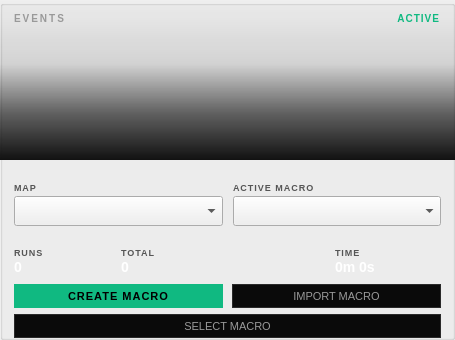
     <widget class="QGroupBox" name="eventsModeGroup">
      <property name="geometry">
       <rect>
        <x>507</x>
        <y>430</y>
        <width>455</width>
        <height>340</height>
       </rect>
      </property>
      <property name="title">
       <string/>
      </property>
      <widget class="QFrame" name="eventsImageFrame">
       <property name="geometry">
        <rect>
         <x>0</x>
         <y>0</y>
         <width>455</width>
         <height>160</height>
        </rect>
       </property>
       <property name="styleSheet">
        <string>border: none; background-repeat: no-repeat; background-position: center;</string>
       </property>
      </widget>
      <widget class="QFrame" name="eventsImageOverlay">
       <property name="geometry">
        <rect>
         <x>0</x>
         <y>0</y>
         <width>455</width>
         <height>160</height>
        </rect>
       </property>
       <property name="styleSheet">
        <string>background: qlineargradient(x1:0, y1:0, x2:0, y2:1, stop:0 rgba(17,17,17,0), stop:0.4 rgba(17,17,17,30), stop:0.7 rgba(17,17,17,160), stop:1 rgba(17,17,17,255)); border: none;</string>
       </property>
      </widget>
      <widget class="QLabel" name="eventsModeLabel">
       <property name="geometry">
        <rect>
         <x>14</x>
         <y>10</y>
         <width>80</width>
         <height>16</height>
        </rect>
       </property>
       <property name="styleSheet">
        <string>color: #999; font-size: 10px; font-weight: 700; letter-spacing: 2px; background: transparent;</string>
       </property>
       <property name="text">
        <string>EVENTS</string>
       </property>
      </widget>
      <widget class="QLabel" name="eventsActiveLabel">
       <property name="geometry">
        <rect>
         <x>360</x>
         <y>10</y>
         <width>80</width>
         <height>16</height>
        </rect>
       </property>
       <property name="styleSheet">
        <string>color: #10b981; font-size: 10px; font-weight: 700; letter-spacing: 1px; background: transparent;</string>
       </property>
       <property name="text">
        <string>ACTIVE</string>
       </property>
       <property name="alignment">
        <set>Qt::AlignRight|Qt::AlignVCenter</set>
       </property>
      </widget>
      <widget class="QLabel" name="eventsMapLabel">
       <property name="geometry">
        <rect>
         <x>14</x>
         <y>180</y>
         <width>60</width>
         <height>14</height>
        </rect>
       </property>
       <property name="styleSheet">
        <string>color: #555; font-size: 9px; font-weight: 600; letter-spacing: 1px; background: transparent;</string>
       </property>
       <property name="text">
        <string>MAP</string>
       </property>
      </widget>
      <widget class="QLabel" name="eventsMacroLabel">
       <property name="geometry">
        <rect>
         <x>233</x>
         <y>180</y>
         <width>120</width>
         <height>14</height>
        </rect>
       </property>
       <property name="styleSheet">
        <string>color: #555; font-size: 9px; font-weight: 600; letter-spacing: 1px; background: transparent;</string>
       </property>
       <property name="text">
        <string>ACTIVE MACRO</string>
       </property>
      </widget>
      <widget class="QComboBox" name="eventsMapCombo">
       <property name="geometry">
        <rect>
         <x>14</x>
         <y>196</y>
         <width>209</width>
         <height>30</height>
        </rect>
       </property>
      </widget>
      <widget class="QComboBox" name="eventsMacroCombo">
       <property name="geometry">
        <rect>
         <x>233</x>
         <y>196</y>
         <width>208</width>
         <height>30</height>
        </rect>
       </property>
      </widget>
      <widget class="QLabel" name="eventsRunsLabel">
       <property name="geometry">
        <rect>
         <x>14</x>
         <y>240</y>
         <width>107</width>
         <height>40</height>
        </rect>
       </property>
       <property name="styleSheet">
        <string>background: transparent;</string>
       </property>
       <property name="text">
        <string>&lt;span style="color:#555;font-size:9px;font-weight:600;letter-spacing:1px;">RUNS&lt;/span>&lt;br>&lt;span style="color:#fff;font-size:14px;font-weight:600;font-family:'Menlo','SF Mono',monospace;">0&lt;/span></string>
       </property>
       <property name="textFormat">
        <enum>Qt::RichText</enum>
       </property>
      </widget>
      <widget class="QLabel" name="eventsTotalLabel">
       <property name="geometry">
        <rect>
         <x>121</x>
         <y>240</y>
         <width>107</width>
         <height>40</height>
        </rect>
       </property>
       <property name="styleSheet">
        <string>background: transparent;</string>
       </property>
       <property name="text">
        <string>&lt;span style="color:#555;font-size:9px;font-weight:600;letter-spacing:1px;">TOTAL&lt;/span>&lt;br>&lt;span style="color:#fff;font-size:14px;font-weight:600;font-family:'Menlo','SF Mono',monospace;">0&lt;/span></string>
       </property>
       <property name="textFormat">
        <enum>Qt::RichText</enum>
       </property>
      </widget>
      <widget class="QLabel" name="eventsTimeLabel">
       <property name="geometry">
        <rect>
         <x>335</x>
         <y>240</y>
         <width>107</width>
         <height>40</height>
        </rect>
       </property>
       <property name="styleSheet">
        <string>background: transparent;</string>
       </property>
       <property name="text">
        <string>&lt;span style="color:#555;font-size:9px;font-weight:600;letter-spacing:1px;">TIME&lt;/span>&lt;br>&lt;span style="color:#fff;font-size:14px;font-weight:600;font-family:'Menlo','SF Mono',monospace;">0m 0s&lt;/span></string>
       </property>
       <property name="textFormat">
        <enum>Qt::RichText</enum>
       </property>
      </widget>
      <widget class="QPushButton" name="eventsCreateMacroButton">
       <property name="geometry">
        <rect>
         <x>14</x>
         <y>284</y>
         <width>209</width>
         <height>24</height>
        </rect>
       </property>
       <property name="styleSheet">
        <string>background: #10b981; color: #000; font-weight: 700; font-size: 11px; border: none; border-radius: 0px; letter-spacing: 1px;</string>
       </property>
       <property name="text">
        <string>CREATE MACRO</string>
       </property>
      </widget>
      <widget class="QPushButton" name="eventsImportMacroButton">
       <property name="geometry">
        <rect>
         <x>232</x>
         <y>284</y>
         <width>209</width>
         <height>24</height>
        </rect>
       </property>
       <property name="styleSheet">
        <string>background: #0a0a0a; color: #999; font-size: 11px; border: 1px solid #2a2a2a; border-radius: 0px;</string>
       </property>
       <property name="text">
        <string>IMPORT MACRO</string>
       </property>
      </widget>
      <widget class="QPushButton" name="eventsSelectMacroButton">
       <property name="geometry">
        <rect>
         <x>14</x>
         <y>314</y>
         <width>427</width>
         <height>24</height>
        </rect>
       </property>
       <property name="styleSheet">
        <string>background: #0a0a0a; color: #999; font-size: 11px; border: 1px solid #2a2a2a; border-radius: 0px;</string>
       </property>
       <property name="text">
        <string>SELECT MACRO</string>
       </property>
      </widget>
     </widget>
